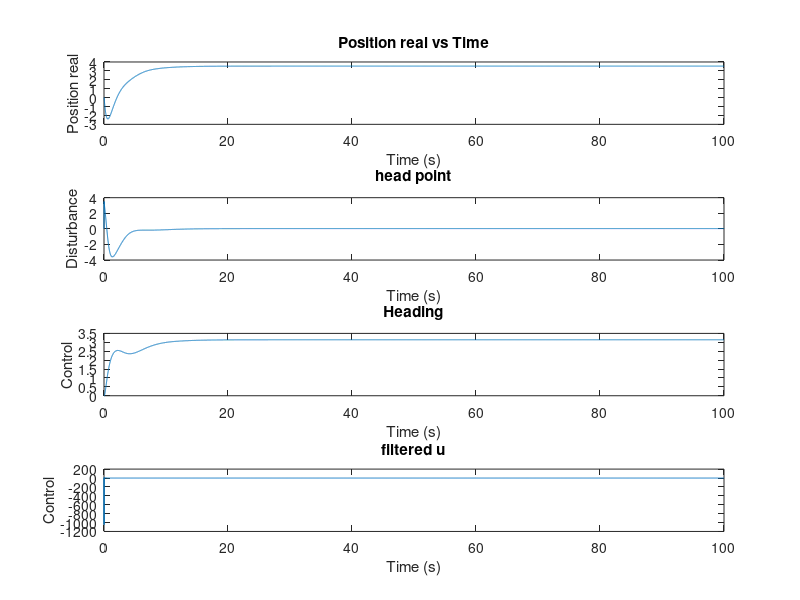

This chart was generated by the following MATLAB code:
clear 

%%%%%%%%%%%%%%%%%%%%%%%%%%%%% USV Model %%%%%%%%%%%%%%%%%%%%%%%%%%%%%%%%%%
m = 3980;
Iz = 19703;
Xu = -50;
Yv = -200;
Yr = 0;
Nv = 0;
Nr = -1281;
m11 = m;
m22 = m; 
m33 = Iz;
l = 3.5;

M = [m11, 0, 0; 0, m22, 0; 0, 0, m33];
D = [Xu, 0, 0; 0, Yv, Yr; 0, Nv, Nr];
M_inv = inv(M);
MD = M_inv*D;
%%%%%%%%%%%%%%%%%%%%%%%%%%%%%%%%%%%%%%%%%%%%%%%%%%%%%%%%%%%%%%%%%%%%%%%%%%
%%%%%%%%%%%%%%%%%%%%%%%%%%% State estimate %%%%%%%%%%%%%%%%%%%%%%%%%%%%%%%
A_estim = [0, 0, 1, 0;
     0, 0, 0, 1;
     0, 0, 0, 0;
     0, 0, 0, 0];

B_estim = [0, 0;
     0, 0;
     1, 0;
     0, 1];

Bum_estim = [1, 0;
     0, 1;
     0, 0;
     0, 0];

L = diag([1, 1, 1, 1]);

% Define the state weighting matrix Q and control weighting matrix R
Q = diag([1, 1, 1, 1]); % Adjust the values based on your requirements
R = diag([1, 1]);          % Adjust the values based on your requirements

% Calculate the LQR gain K
[K, S, e] = lqr(A_estim, B_estim, Q, R);
% K = [1, 0, 1.73, 0;0,1,0,1.73];
cutoff = 3;
%%%%%%%%%%%%%%%%%%%%%%%%%%%%%%%%%%%%%%%%%%%%%%%%%%%%%%%%%%%%%%%%%%%%%%%%%%

%%%%%%%%%%%%%%%%%%%%%%%%%%%%%%%%%%%%%%%%%%%%%%%%%%%%%%%%%%%%%%%%%%%%%%%%%%
% Simulation parameters
dt = 0.01; % Time step (seconds)
total_time = 100; % Total simulation time (seconds)
num_steps = total_time / dt; % Number of simulation steps

% Initialize state vectors
x = zeros(6, num_steps); % State vector [position; velocity]
u = zeros(2, num_steps); % Control input vector
estim_x = zeros(4, num_steps);
virtual_state = zeros(4, num_steps);
virtual_u = zeros(2, num_steps);
um = zeros(1, num_steps);
um_dot = 0;
filtered_um = zeros(1, num_steps);

time = 0:dt:(total_time-dt); % Time vector

% Initial condition
x(:, 1) = [0; 0; 0; 0; 0; 0]; % Initial position and velocity
estim_x(:, 1) = [x(4,1)+l; 0; 0; 0];

B_usv = [1/M(1,1), 1/M(1,1);
         0, 0;
         l/M(3,3), -l/M(3,3)
         0, 0;
         0, 0;
         0, 0]; 

B_disturbance = [0, 0;
                 0, 0;
                 0, 0;
                 1, 0;
                 0, 1;
                 0, 0]; 


% Simulation loop (Euler method)
for k = 2:num_steps-1
    

    % Compute the state derivative with disturbance
    f_usv = [(Xu*x(1, k) + m22*x(2, k)*x(3, k))/m11;
          (Yv*x(2, k) + Yr*x(3, k) - m11*x(1, k)*x(2, k))/m22;
          (-m22*x(1, k)*x(2, k) + m11*x(1, k)*x(1, k) + Nv*x(2, k) + Nr*x(3, k))/m33;
          x(1, k)*cos(x(6, k)) - x(2, k)*sin(x(6, k));
          x(1, k)*sin(x(6, k)) + x(2, k)*cos(x(6, k));
          x(3, k)];


    % L1 estim
    virtual_state(:, k) = [x(4, k) + l*cos(x(6, k));
                     x(5, k) + l*sin(x(6, k));
                     x(1, k)*cos(x(6, k)) - x(2, k)*sin(x(6, k)) - x(3, k)*l*sin(x(6, k));
                     x(1, k)*sin(x(6, k)) + x(2, k)*cos(x(6, k)) + x(3, k)*l*cos(x(6, k))];
    % L1 control input
    x_error = estim_x(:, k) - virtual_state(:,k);
    gain = -1;
    pi = (1/gain)*(exp(gain*dt)-1);
    um(k) = -exp(gain*dt)*x_error(1)/pi;
    um_dot = (um(k)-um(k-1))/dt;
    con = um_dot + 1.73*um(k);
    filtered_um(k) = filtered_um(k-1)*exp(-cutoff*dt) - con*(1-exp(-cutoff*dt));

    % Virtual control
    virtual_u(:,k) = [f_usv(1)*cos(x(6, k)) - x(1, k)*x(3, k)*sin(x(6, k)) - f_usv(2)*sin(x(6, k)) - x(2, k)*x(3, k)*cos(x(6, k)) - f_usv(3)*l*sin(x(6, k)) - x(3, k)*x(3, k)*l*cos(x(6, k));
                 f_usv(1)*sin(x(6, k)) + x(1, k)*x(3, k)*cos(x(6, k)) + f_usv(2)*sin(x(6, k)) - x(2, k)*x(3, k)*sin(x(6, k)) + f_usv(3)*l*cos(x(6, k)) - x(3, k)*x(3, k)*l*sin(x(6, k))];

    % State feedback for Hurwitz matrix
    state_feedback = -K*virtual_state(:,k);
    state_feedback_u = [0.5*(m33*(state_feedback(2)*cos(x(6, k)) - state_feedback(1)*sin(x(6, k)))/(l*l) + m11*(state_feedback(1)*cos(x(6, k)) + state_feedback(2)*sin(x(6, k))));
                       0.5*(-m33*(state_feedback(2)*cos(x(6, k)) - state_feedback(1)*sin(x(6, k)))/(l*l) + m11*(state_feedback(1)*cos(x(6, k)) + state_feedback(2)*sin(x(6, k))))];

    % Real Control input
    u(:,k) = [0.5*(m11*cos(x(6, k))-m33*sin(x(6, k))/(l*l));
              0.5*(m11*cos(x(6, k))+m33*sin(x(6, k))/(l*l))]*filtered_um(k) + state_feedback_u;
    % u(:,k) = [0;0];
 

    %%%%%%%%%%%%%%%%%%%%%%%%%%%%%%%%%%%%%%%%%%%%%%%%%%%%%%%%%%%%%%%%%%%%%
    Am = A_estim - B_estim*K;
    estim_dx = Am*estim_x(:,k) + B_estim*virtual_u(:,k) + B_estim*[filtered_um(k);0] + Bum_estim*[um(k) ; 0] - L*(x_error);

    % disturbance = [sin(time(k)); 0.0];
    disturbance = [1; 0.0];
    dx = f_usv + B_usv*u(:, k) + B_disturbance*disturbance;
    %%%%%%%%%%%%%%%%%%%%%%%%%%%%%%%%%%%%%%%%%%%%%%%%%%%%%%%%%%%%%%%%%%%%%



    %System update
    x(:, k+1) = x(:, k) + dx * dt;
    estim_x(:, k+1) = estim_x(:, k) + estim_dx * dt;

end
%%%%%%%%%%%%%%%%%%%%%%%%%%%%%%%%%%%%%%%%%%%%%%%%%%%%%%%%%%%%%%%%%%%%%%%%%%

figure;
subplot(4,1,1);
plot(time, x(4, :));
title('Position real vs Time');
xlabel('Time (s)');
ylabel('Position real');

subplot(4,1,2);
plot(time, virtual_state(1,:));
title('head point');
xlabel('Time (s)');
ylabel('Disturbance');

subplot(4,1,3);
plot(time,x(6,:));
title('Heading');
xlabel('Time (s)');
ylabel('Control');


subplot(4,1,4);
plot(time, filtered_um);
title('filtered u');
xlabel('Time (s)');
ylabel('Control');
